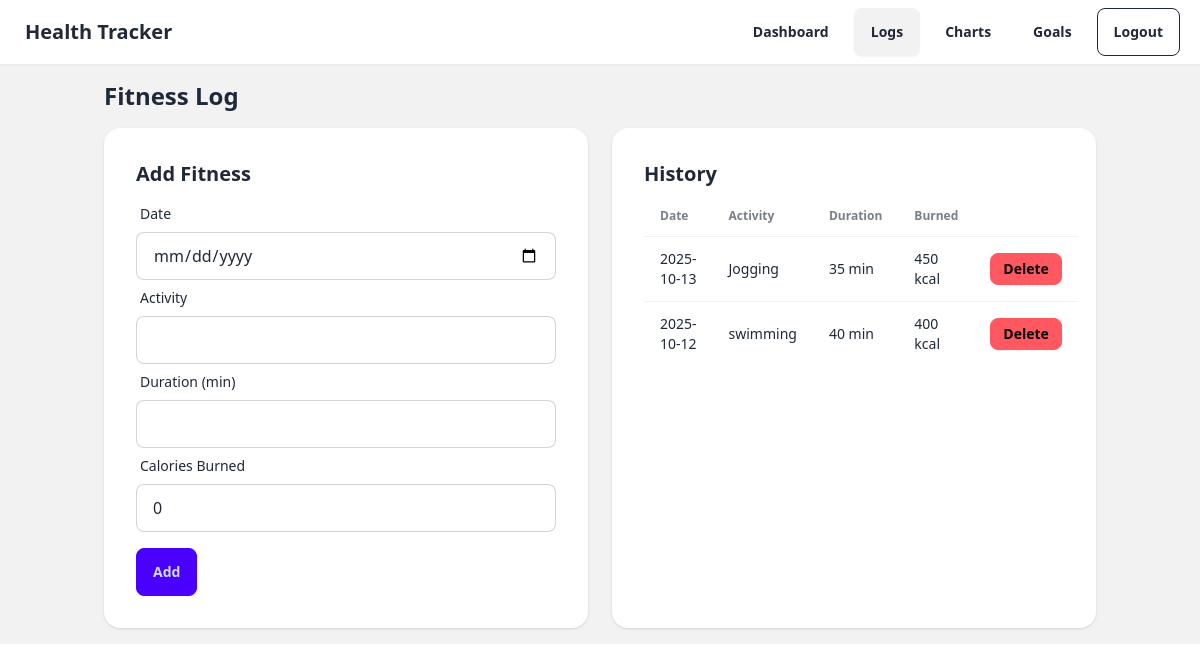
The app's page /fitness (signed in) with its own data.
### tables this page shows
CREATE TABLE fitness_logs(
        id INTEGER PRIMARY KEY AUTOINCREMENT,
        user_id INTEGER NOT NULL,
        date TEXT NOT NULL,
        activity_type TEXT NOT NULL,
        duration_min INTEGER NOT NULL,
        calories_burned INTEGER NOT NULL,
        created_at TEXT NOT NULL,
        FOREIGN KEY(user_id) REFERENCES users(id)
    );

### app.py (the view, shortened to what this page needs)
@app.route("/fitness", methods=["GET", "POST"])
@login_required
def fitness():
    uid = session["user_id"]
    conn = get_db()
    rows = conn.execute("""SELECT * FROM fitness_logs WHERE user_id=? ORDER BY date DESC, id DESC""", (uid,)).fetchall()
    conn.close()
    return render_template("fitness_log.html", rows=rows)

### app.py (called while the page is built)
def get_db():
    conn = sqlite3.connect(DB_PATH)
    conn.row_factory = sqlite3.Row
    return conn

def login_required(view):
    @wraps(view)
    def wrapper(*args, **kwargs):
        if "user_id" not in session:
            return redirect(url_for("auth"))
        return view(*args, **kwargs)
    return wrapper

@app.context_processor
def inject_csrf():
    from flask_wtf.csrf import generate_csrf
    return dict(csrf_token=generate_csrf)

### templates/fitness_log.html (shortened to what this page needs)
{% extends "base.html" %}
{% block content %}
<h2 class="text-2xl font-semibold mb-4">Fitness Log</h2>
<div class="grid md:grid-cols-2 gap-6">
  <div class="card bg-base-100 shadow"><div class="card-body">
    <h3 class="card-title">Add Fitness</h3>
    <form method="post">
      <label class="form-control">
        <div class="label"><span class="label-text">Date</span></div>
        <input name="date" type="date" required class="input input-bordered"/>
      </label>
      <label class="form-control">
        <div class="label"><span class="label-text">Activity</span></div>
        <input name="activity_type" required class="input input-bordered"/>
      </label>
      <label class="form-control">
        <div class="label"><span class="label-text">Duration (min)</span></div>
        <input name="duration_min" type="number" min="1" required class="input input-bordered"/>
      </label>
      <label class="form-control">
        <div class="label"><span class="label-text">Calories Burned</span></div>
        <input name="calories_burned" type="number" min="0" value="0" class="input input-bordered"/>
      </label>
      <button class="btn btn-primary mt-4">Add</button>
    </form>
  </div></div>
  <div class="card bg-base-100 shadow overflow-x-auto">
    <div class="card-body">
      <h3 class="card-title">History</h3>
      <table class="table">
        <thead><tr><th>Date</th><th>Activity</th><th>Duration</th><th>Burned</th><th></th></tr></thead>
        <tbody>
          {% for r in rows %}
          <tr>
            <td>{{ r.date }}</td>
            <td>{{ r.activity_type }}</td>
            <td>{{ r.duration_min }} min</td>
            <td>{{ r.calories_burned }} kcal</td>
            <td>
              <form method="post" action="{{ url_for('fitness_delete', rid=r.id) }}" onsubmit="return confirm('Delete this record?');">
                <button class="btn btn-sm btn-error">Delete</button>
              </form>
            </td>
          </tr>
          {% else %}
          <tr><td colspan="5">No records</td></tr>
          {% endfor %}
        </tbody>
      </table>
    </div>
  </div>
</div>
{% endblock %}

### records on screen
fitness_logs: date "2025-10-13", activity_type "Jogging", duration_min "35", calories_burned "450"
fitness_logs: date "2025-10-12", activity_type "swimming", duration_min "40", calories_burned "400"
